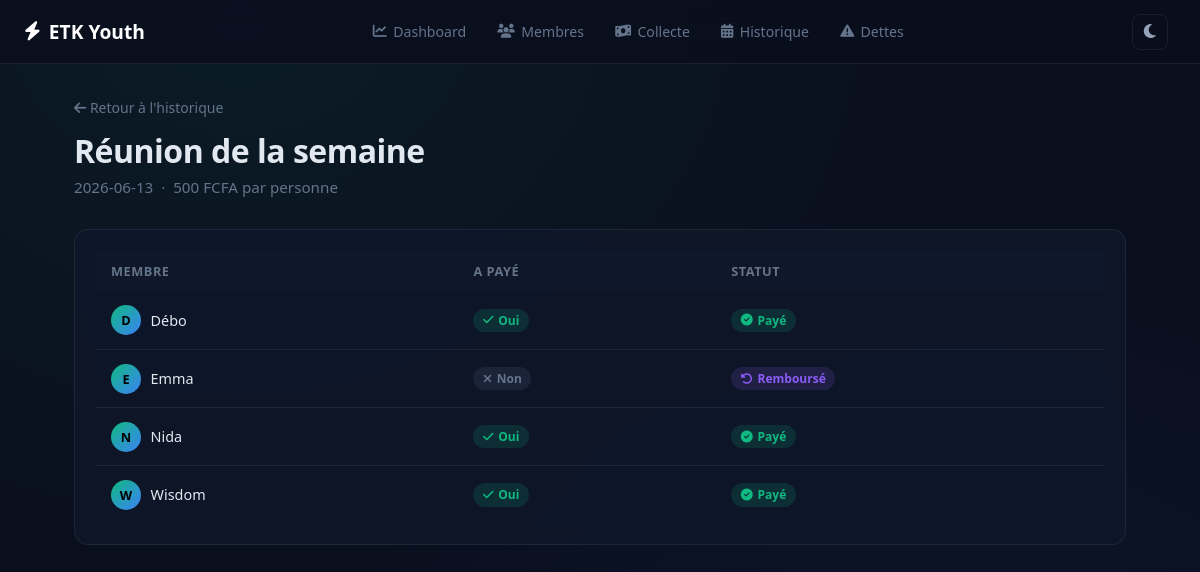
/collecte/1, run on the app's committed database.
### tables this page shows
CREATE TABLE collectes (
        id INTEGER PRIMARY KEY AUTOINCREMENT,
        date_collecte TEXT NOT NULL,
        montant INTEGER NOT NULL,
        description TEXT DEFAULT ''
    );

CREATE TABLE paiements (
        id INTEGER PRIMARY KEY AUTOINCREMENT,
        collecte_id INTEGER NOT NULL,
        membre_id INTEGER NOT NULL,
        present INTEGER DEFAULT 0,
        a_paye INTEGER DEFAULT 0,
        rembourse INTEGER DEFAULT 0,
        date_remboursement TEXT
    );

CREATE TABLE membres (
        id INTEGER PRIMARY KEY AUTOINCREMENT,
        nom TEXT NOT NULL
    );

### app.py (the view)
@app.route('/collecte/<int:id>')
def detail_collecte(id):
    conn = get_db()
    c = conn.execute(
        "SELECT * FROM collectes WHERE id = ?", (id,)
    ).fetchone()
    if not c:
        return redirect(url_for('collectes'))
    details = conn.execute("""
        SELECT m.nom, p.present, p.a_paye, p.rembourse
        FROM paiements p
        JOIN membres m ON p.membre_id = m.id
        WHERE p.collecte_id = ?
        ORDER BY m.nom
    """, (id,)).fetchall()
    conn.close()
    return render_template('detail_collecte.html', collecte=c, details=details)

### app.py (called while the page is built)
def get_db():
    conn = sqlite3.connect('database.db')
    conn.row_factory = sqlite3.Row
    return conn

### templates/detail_collecte.html (shortened to what this page needs)
{% extends "base.html" %}
{% block content %}
<div class="page-header">
    <a href="/collectes" class="back-link">
        <i class="fa-solid fa-arrow-left"></i> Retour à l'historique
    </a>
    <h1 class="page-title">
        {% if collecte.description %}
            {{ collecte.description }}
        {% else %}
            Réunion du {{ collecte.date_collecte }}
        {% endif %}
    </h1>
    <p class="page-sub">
        {{ collecte.date_collecte }}
        &nbsp;·&nbsp;
        {{ "{:,}".format(collecte.montant) }} FCFA par personne
    </p>
</div>
<div class="card">
    <div class="card-body">
        <table class="data-table">
            <thead>
                <tr>
                    <th>Membre</th>
                    <th>A payé</th>
                    <th>Statut</th>
                </tr>
            </thead>
            <tbody>
                {% for d in details %}
                <tr>
                    <td>
                        <div style="display:flex;align-items:center;gap:.6rem">
                            <div class="small-avatar">{{ d.nom[0].upper() }}</div>
                            {{ d.nom }}
                        </div>
                    </td>
                    <td>
                        {% if d.a_paye %}
                            <span class="badge badge-green">
                                <i class="fa-solid fa-check"></i> Oui
                            </span>
                        {% else %}
                            <span class="badge badge-gray">
                                <i class="fa-solid fa-xmark"></i> Non
                            </span>
                        {% endif %}
                    </td>
                    <td>
                        {% if d.a_paye %}
                            <span class="badge badge-green">
                                <i class="fa-solid fa-circle-check"></i> Payé
                            </span>
                        {% elif d.rembourse %}
                            <span class="badge badge-purple">
                                <i class="fa-solid fa-rotate-left"></i> Remboursé
                            </span>
                        {% else %}
                            <span class="badge badge-red">
                                <i class="fa-solid fa-circle-exclamation"></i> Dette
                            </span>
                        {% endif %}
                    </td>
                </tr>
                {% endfor %}
            </tbody>
        </table>
    </div>
</div>
{% endblock %}

### templates/base.html (shortened to what this page needs)
<!DOCTYPE html>
<html lang="fr">
<head>
    <link rel="stylesheet" href="https://cdnjs.cloudflare.com/ajax/libs/font-awesome/6.5.0/css/all.min.css">
    <link rel="stylesheet" href="{{ url_for('static', filename='style.css') }}">
</head>
<body>
<nav class="navbar">
    <a href="/" class="nav-brand">
        <i class="fa-solid fa-bolt"></i>
        <span class="brand-text">ETK Youth</span>
    </a>
    <div class="nav-links">
        <a href="/" class="nav-link {% if request.path == '/' %}active{% endif %}">
            <i class="fa-solid fa-chart-line"></i><span>Dashboard</span>
        </a>
        <a href="/membres" class="nav-link {% if request.path == '/membres' %}active{% endif %}">
            <i class="fa-solid fa-users"></i><span>Membres</span>
        </a>
        <a href="/collecte" class="nav-link {% if request.path == '/collecte' %}active{% endif %}">
            <i class="fa-solid fa-money-bill-wave"></i><span>Collecte</span>
        </a>
        <a href="/collectes" class="nav-link {% if '/collectes' in request.path %}active{% endif %}">
            <i class="fa-solid fa-calendar-days"></i><span>Historique</span>
        </a>
        <a href="/dettes" class="nav-link {% if request.path == '/dettes' %}active{% endif %}">
            <i class="fa-solid fa-triangle-exclamation"></i><span>Dettes</span>
        </a>
    </div>
    <button class="theme-toggle" onclick="toggleTheme()" id="themeToggle" title="Changer de thème">
        <i class="fa-solid fa-moon"></i>
    </button>
</nav>
<main class="main-content">
    {% block content %}{% endblock %}
</main>
</body>
</html>

### static/style.css (style rules this page uses)
:root { --bg: #0a0f1e; --bg2: #0f172a; --bg3: #1e293b; --surface: rgba(15, 23, 42, 0.85); --border: rgba(255,255,255,0.07); --border-hover: rgba(16,185,129,0.4); --text: #e2e8f0; --text-muted: #64748b; --text-light: #94a3b8; --green: #10b981; --green-light: #34d399; --blue: #3b82f6; --purple: #8b5cf6; --red: #ef4444; --yellow: #f59e0b; --radius: 14px; --radius-sm: 8px; --shadow: 0 4px 24px rgba(0,0,0,0.4); --font: 'Segoe UI', sans-serif; }
* { box-sizing: border-box; margin: 0; padding: 0; }
body { font-family: var(--font); background: var(--bg); color: var(--text); min-height: 100vh; background-image: radial-gradient(ellipse at 20% 0%, rgba(16,185,129,0.08) 0%, transparent 50%), radial-gradient(ellipse at 80% 100%, rgba(59,130,246,0.06) 0%, transparent 50%); transition: background-color .3s, color .3s; }
.navbar { background: rgba(10, 15, 30, 0.95); backdrop-filter: blur(12px); border-bottom: 1px solid var(--border); padding: 0 1.5rem; height: 64px; display: flex; align-items: center; justify-content: space-between; position: sticky; top: 0; z-index: 100; }
.nav-brand { display: flex; align-items: center; gap: .5rem; text-decoration: none; color: #ffffff; font-weight: 800; font-size: 1.2rem; }
.nav-links { display: flex; gap: .25rem; align-items: center; }
.nav-link { display: flex; align-items: center; gap: .4rem; padding: .45rem .85rem; border-radius: 8px; color: var(--text-muted); text-decoration: none; font-weight: 500; font-size: .88rem; transition: all .2s; }
.theme-toggle { background: none; border: 1px solid var(--border); color: var(--text-light); font-size: 1rem; cursor: pointer; padding: .5rem .7rem; border-radius: var(--radius-sm); transition: all .2s; width: auto; margin-right: .5rem; }
.main-content { max-width: 1100px; margin: 0 auto; padding: 2rem 1.5rem; }
.page-header { margin-bottom: 2rem; }
.page-title { font-size: 2rem; font-weight: 800; letter-spacing: -.5px; color: var(--text); }
.page-sub { color: var(--text-muted); margin-top: .3rem; font-size: .95rem; }
.back-link { color: var(--text-muted); text-decoration: none; font-size: .875rem; display: inline-block; margin-bottom: .75rem; transition: color .2s; }
.card { background: var(--surface); border: 1px solid var(--border); border-radius: var(--radius); backdrop-filter: blur(8px); overflow: hidden; margin-bottom: 1.25rem; }
.card-body { padding: 1.25rem; }
.small-avatar { width: 30px; height: 30px; border-radius: 50%; background: linear-gradient(135deg, var(--green), var(--blue)); display: flex; align-items: center; justify-content: center; font-weight: 700; font-size: .8rem; color: #000; flex-shrink: 0; }
.data-table { width: 100%; border-collapse: collapse; }
.data-table th { background: var(--bg2); padding: .75rem 1rem; font-size: .8rem; font-weight: 700; color: var(--text-muted); text-align: left; text-transform: uppercase; letter-spacing: .5px; }
.data-table td { padding: .85rem 1rem; border-bottom: 1px solid var(--border); font-size: .9rem; }
.data-table tr:last-child td { border-bottom: none; }
.badge { display: inline-flex; align-items: center; gap: .3rem; padding: .2rem .6rem; border-radius: 20px; font-size: .75rem; font-weight: 600; }
.badge-green { background: rgba(16,185,129,0.15); color: var(--green); }
.badge-purple { background: rgba(139,92,246,0.15); color: var(--purple); }
.badge-gray { background: rgba(100,116,139,0.15); color: var(--text-muted); }

### data on the page
collectes: description "Réunion de la semaine", date_collecte "2026-06-13", montant "500"
paiements: nom "D", nom "Débo", a_paye 1 (drawn)
paiements: nom "E", nom "Emma", a_paye 0 (drawn)
paiements: nom "N", nom "Nida", a_paye 1 (drawn)
paiements: nom "W", nom "Wisdom", a_paye 1 (drawn)
